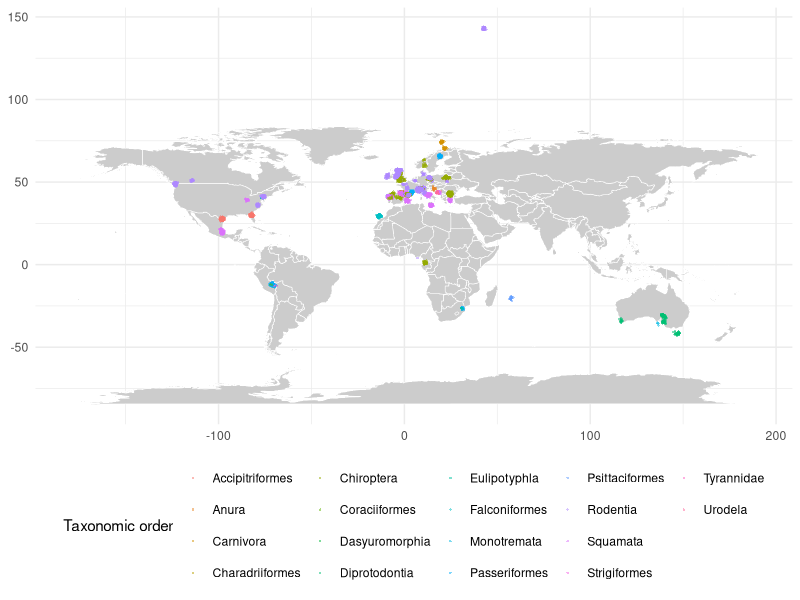
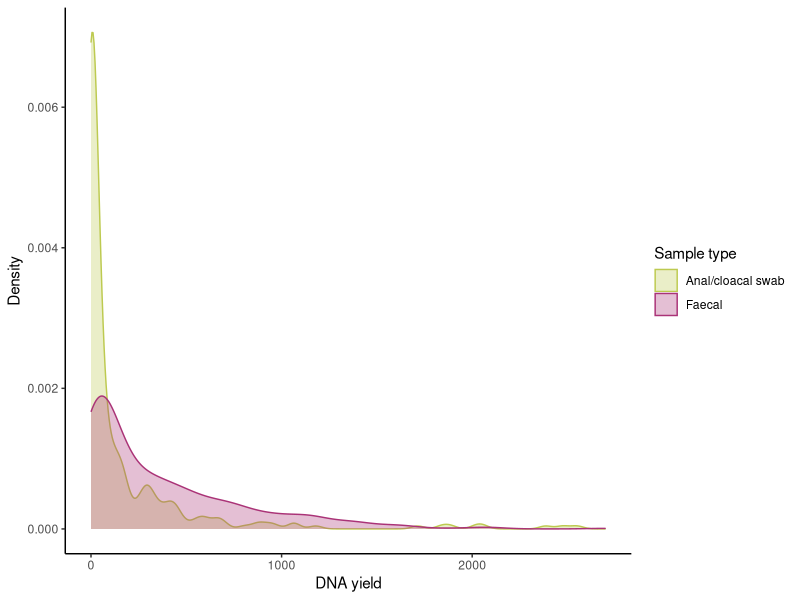
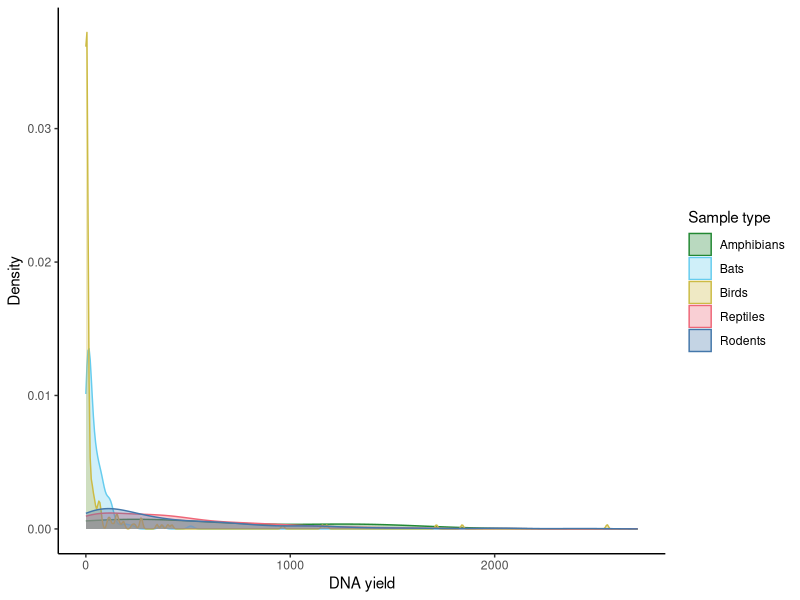
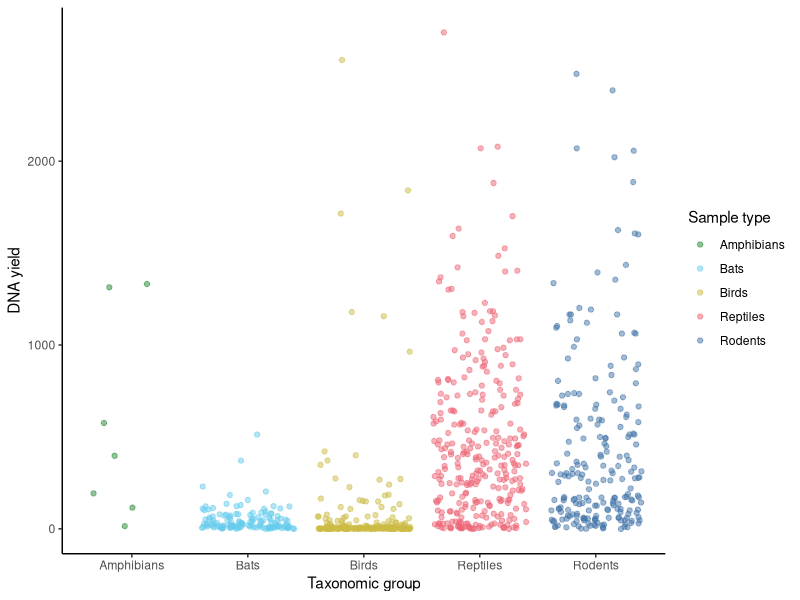
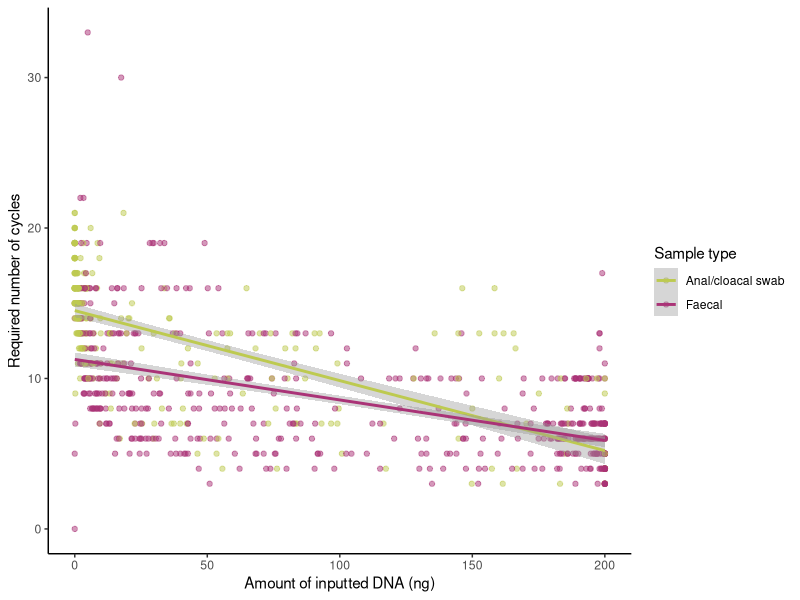
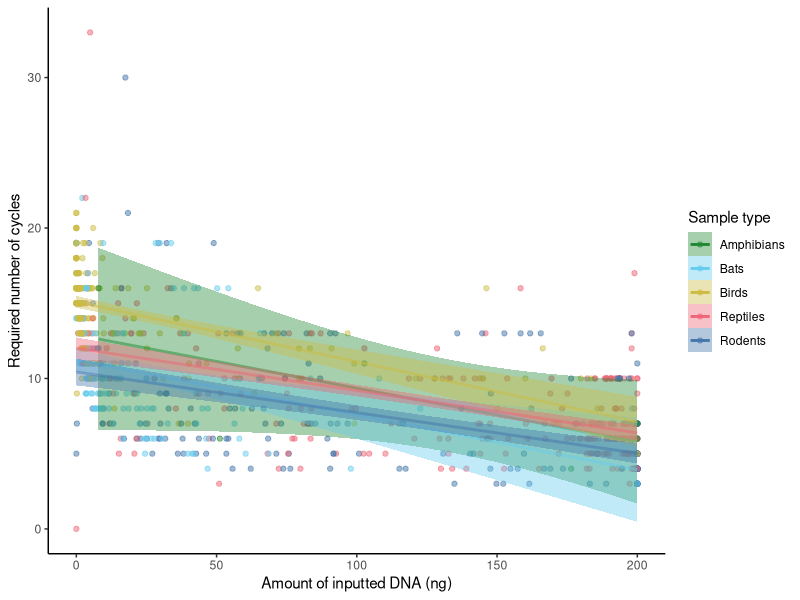

Recreate these plots in R, in order.
## ---- chunk 1
knitr::opts_chunk$set(echo = TRUE)
## ---- chunk 2
suppressPackageStartupMessages(library(tidyverse))
suppressPackageStartupMessages(library(maps))
suppressPackageStartupMessages(library(ggplot2))
suppressPackageStartupMessages(library(knitr))
suppressPackageStartupMessages(library(nlme))
## ---- chunk 3
read_csv("data/samples.csv") %>%
  select(specimen_id) %>%
  unique() %>%
  nrow()
## ---- chunk 4
read_csv("data/samples.csv") %>%
  select(specimen_species) %>%
  unique() %>%
  nrow()
## ---- chunk 5
read_csv("data/samples.csv") %>%
  select(specimen_order) %>%
  unique() %>%
  nrow()
## ---- chunk 6
read_csv("data/samples.csv") %>%
  #subset columns
  select(
    sample_id,
    specimen_species,
    specimen_order,
    specimen_class,
    capture_latitude,
    capture_longitude
  ) %>%
  #Add jitter to points
  mutate(
    capture_latitude_jitter=capture_latitude+rnorm(length(capture_latitude), mean=0, sd=0.5),
    capture_longitude_jitter=capture_longitude+rnorm(length(capture_longitude), mean=0, sd=0.5),
  ) %>%
  #Plot map  
  ggplot(.) +
    geom_map(
      data=map_data("world"),
      map = map_data("world"),
      aes(long, lat, map_id=region),
      color = "white", fill = "#cccccc", size = 0.2
    ) +
    geom_point(
      aes(x=capture_longitude_jitter,y=capture_latitude_jitter, color=specimen_order),
      alpha=0.5, size=0.5, shape=16) +
    labs(color="Taxonomic order") +
    theme_minimal() +
    theme(
      axis.title.x=element_blank(),
      axis.title.y=element_blank(),
      legend.position = "bottom")
## ---- chunk 7
read_csv("data/preprocessing.csv") %>%
  mutate(bases_pre_fastp = bases_pre_fastp / 1000000000)  %>% #convert bases to gigabases (GB)
  summarise(
    total= sum(bases_pre_fastp, na.rm = TRUE),
    mean= mean(bases_pre_fastp, na.rm = TRUE),
    sd = sd(bases_pre_fastp, na.rm = TRUE)
  ) %>%
  kable()
## ---- chunk 8
read_csv("data/preprocessing.csv") %>%
  mutate(bases_post_fastp = bases_post_fastp / 1000000000)  %>% #convert bases to gigabases (GB)
  summarise(
    total= sum(bases_post_fastp, na.rm = TRUE),
    mean= mean(bases_post_fastp, na.rm = TRUE),
    sd = sd(bases_post_fastp, na.rm = TRUE)
  ) %>%
  kable()
## ---- chunk 9
read_csv("data/preprocessing.csv") %>%
  mutate(host_bases = host_bases / 1000000000)  %>% #convert bases to gigabases (GB)
  summarise(
    total= sum(host_bases, na.rm = TRUE),
    mean= mean(host_bases, na.rm = TRUE),
    sd = sd(host_bases, na.rm = TRUE)
  ) %>%
  kable()
## ---- chunk 10
read_csv("data/preprocessing.csv") %>%
  mutate(metagenomic_bases = metagenomic_bases / 1000000000)  %>% #convert bases to gigabases (GB)
  summarise(
    total= sum(metagenomic_bases, na.rm = TRUE),
    mean= mean(metagenomic_bases, na.rm = TRUE),
    sd = sd(metagenomic_bases, na.rm = TRUE)
  ) %>%
  kable()
## ---- chunk 11
read_csv("data/assembly.csv") %>%
  count(assembly_type) %>%
  kable()
## ---- chunk 12
read_csv("data/mags.csv") %>%
  nrow()
## ---- chunk 13
read_csv("data/extraction.csv") %>%
   summarise(
    max= max(extraction_total, na.rm = TRUE),
    min= min(extraction_total, na.rm = TRUE),
    mean= mean(extraction_total, na.rm = TRUE),
    sd = sd(extraction_total, na.rm = TRUE)
  ) %>%
  kable()
## ---- chunk 14
read_csv("data/combined.csv") %>%
  filter(sample_type %in% c("Faecal", "Anal/cloacal swab"))  %>%
  ggplot(., aes(x=extraction_total, fill=sample_type, color=sample_type)) + 
    geom_density() + 
    scale_color_manual(values = c("#bdca50", "#AA3377")) +   
    scale_fill_manual(values = c("#bdca5050", "#AA337750")) +
    labs(y="Density",x="DNA yield", fill="Sample type", color="Sample type") +
    theme_classic()
## ---- chunk 15
read_csv("data/combined.csv") %>%
  filter(sample_type %in% c("Faecal", "Anal/cloacal swab")) %>%
  mutate(extraction_total = ifelse(extraction_total == 0, 0.00001, extraction_total)) %>%
  mutate(extraction_total = log(extraction_total)) %>% 
  select(extraction_total,sample_type) %>%
  mutate(sample_type = factor(sample_type)) %>%
  wilcox.test(extraction_total ~ sample_type,data=.)

read_csv("data/combined.csv") %>%
  filter(sample_type %in% c("Faecal", "Anal/cloacal swab")) %>%
  group_by(sample_type)  %>%
  summarise(
    mean= mean(extraction_total, na.rm = TRUE),
    sd = sd(extraction_total, na.rm = TRUE)) %>%
  kable()
## ---- chunk 16
read_csv("data/combined.csv") %>%
  filter(sample_type %in% c("Faecal", "Anal/cloacal swab"))  %>%
  ggplot(., aes(x=extraction_total, fill=tax_group, color=tax_group)) + 
    geom_density() +
    scale_color_manual(values = c("#228833","#66CCEE","#CCBB44","#EE6677","#4477AA")) +
    scale_fill_manual(values = c("#22883350","#66CCEE50","#CCBB4450","#EE667750","#4477AA50")) +
    labs(y="Density",x="DNA yield", fill="Sample type", color="Sample type") +
    theme_classic()
## ---- chunk 17
read_csv("data/combined.csv") %>%
  filter(sample_type %in% c("Faecal", "Anal/cloacal swab"))  %>%
  ggplot(., aes(y=extraction_total,x=tax_group,color=tax_group)) + 
    geom_jitter() +
    scale_color_manual(values = c("#22883380","#66CCEE80","#CCBB4480","#EE667780","#4477AA80")) +
    labs(y="DNA yield",x="Taxonomic group", color="Sample type") +
    theme_classic()
## ---- chunk 18
read_csv("data/combined.csv") %>%
  filter(sample_type %in% c("Faecal", "Anal/cloacal swab")) %>%
  mutate(extraction_total = ifelse(extraction_total == 0, 0.00001, extraction_total)) %>%
  mutate(extraction_total = log(extraction_total)) %>% 
  select(extraction_total,tax_group) %>%
  mutate(sample_type = factor(tax_group)) %>%
  kruskal.test(extraction_total ~ tax_group,data=.)

read_csv("data/combined.csv") %>%
  filter(sample_type %in% c("Faecal", "Anal/cloacal swab")) %>%
  group_by(tax_group)  %>%
  summarise(
    mean= mean(extraction_total, na.rm = TRUE),
    sd = sd(extraction_total, na.rm = TRUE)) %>%
  kable()
## ---- chunk 19
read_csv("data/combined.csv") %>%
  filter(sample_type %in% c("Faecal", "Anal/cloacal swab")) %>%
  filter(library_PCR_cycles_required > 0) %>%
   summarise(
    max= max(library_PCR_cycles_required, na.rm = TRUE),
    min= min(library_PCR_cycles_required, na.rm = TRUE),
    mean= mean(library_PCR_cycles_required, na.rm = TRUE),
    sd = sd(library_PCR_cycles_required, na.rm = TRUE)) %>%
  kable()
## ---- chunk 20
read_csv("data/combined.csv") %>%
  filter(sample_type %in% c("Faecal", "Anal/cloacal swab")) %>%
  lm(library_PCR_cycles_required ~ library_input_dna, data = .)  %>%
  summary()
## ---- chunk 21
read_csv("data/combined.csv") %>%
  filter(sample_type %in% c("Faecal", "Anal/cloacal swab")) %>%
  filter(library_input_dna <= 200) %>%
    ggplot(., aes(y=library_PCR_cycles_required, x=library_input_dna, color=sample_type, group=sample_type)) +
        geom_point(alpha=0.5) +
        stat_smooth(method = "lm", formula = y ~ x, geom = "smooth") +
        scale_color_manual(values = c("#bdca50", "#AA3377")) +
        theme_classic() +
        labs(y="Required number of cycles",x="Amount of inputted DNA (ng)", color="Sample type") +
        theme_classic()
## ---- chunk 22
read_csv("data/combined.csv") %>%
  filter(sample_type %in% c("Faecal", "Anal/cloacal swab")) %>%
  lme(library_PCR_cycles_required ~ library_input_dna, random=~1 | sample_type, data = .) %>%
  summary()
## ---- chunk 23
read_csv("data/combined.csv") %>%
  filter(sample_type %in% c("Faecal", "Anal/cloacal swab")) %>%
  lm(library_PCR_cycles_required ~ library_input_dna * sample_type, data = .)  %>%
  summary()
## ---- chunk 24
read_csv("data/combined.csv") %>%
  filter(sample_type %in% c("Faecal", "Anal/cloacal swab")) %>%
  filter(library_input_dna <= 200) %>%
    ggplot(., aes(y=library_PCR_cycles_required, x=library_input_dna, color=tax_group, group=tax_group)) +
        geom_point(alpha=0.5) +
        stat_smooth(aes(fill = tax_group), method = "lm", formula = y ~ x, geom = "smooth") +
        scale_color_manual(values = c("#22883380","#66CCEE80","#CCBB4480","#EE667780","#4477AA80")) +
        scale_fill_manual(values = c("#22883350","#66CCEE50","#CCBB4450","#EE667750","#4477AA50")) +
        theme_classic() +
        labs(y="Required number of cycles",x="Amount of inputted DNA (ng)", color="Sample type", fill="Sample type") +
        theme_classic()
